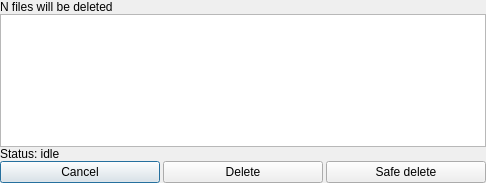
<?xml version="1.0" encoding="UTF-8"?>
<ui version="4.0">
 <class>Deletion_confirmation_dialog</class>
 <widget class="QDialog" name="Deletion_confirmation_dialog">
  <property name="geometry">
   <rect>
    <x>0</x>
    <y>0</y>
    <width>486</width>
    <height>183</height>
   </rect>
  </property>
  <property name="windowTitle">
   <string>Dialog</string>
  </property>
  <layout class="QVBoxLayout" name="verticalLayout">
   <property name="spacing">
    <number>0</number>
   </property>
   <property name="leftMargin">
    <number>0</number>
   </property>
   <property name="topMargin">
    <number>0</number>
   </property>
   <property name="rightMargin">
    <number>0</number>
   </property>
   <property name="bottomMargin">
    <number>0</number>
   </property>
   <item>
    <widget class="QLabel" name="n_files_to_delete">
     <property name="text">
      <string>N files will be deleted</string>
     </property>
    </widget>
   </item>
   <item>
    <widget class="QListWidget" name="files_to_delete_list"/>
   </item>
   <item>
    <widget class="QLabel" name="status_label">
     <property name="text">
      <string>Status: idle</string>
     </property>
    </widget>
   </item>
   <item>
    <layout class="QHBoxLayout" name="horizontalLayout">
     <property name="spacing">
      <number>3</number>
     </property>
     <item>
      <widget class="QPushButton" name="cancelButton">
       <property name="text">
        <string>Cancel</string>
       </property>
      </widget>
     </item>
     <item>
      <widget class="QPushButton" name="deleteButton">
       <property name="text">
        <string>Delete</string>
       </property>
      </widget>
     </item>
     <item>
      <widget class="QPushButton" name="safeDeleteButton">
       <property name="text">
        <string>Safe delete</string>
       </property>
      </widget>
     </item>
    </layout>
   </item>
  </layout>
 </widget>
 <resources/>
 <connections/>
</ui>
